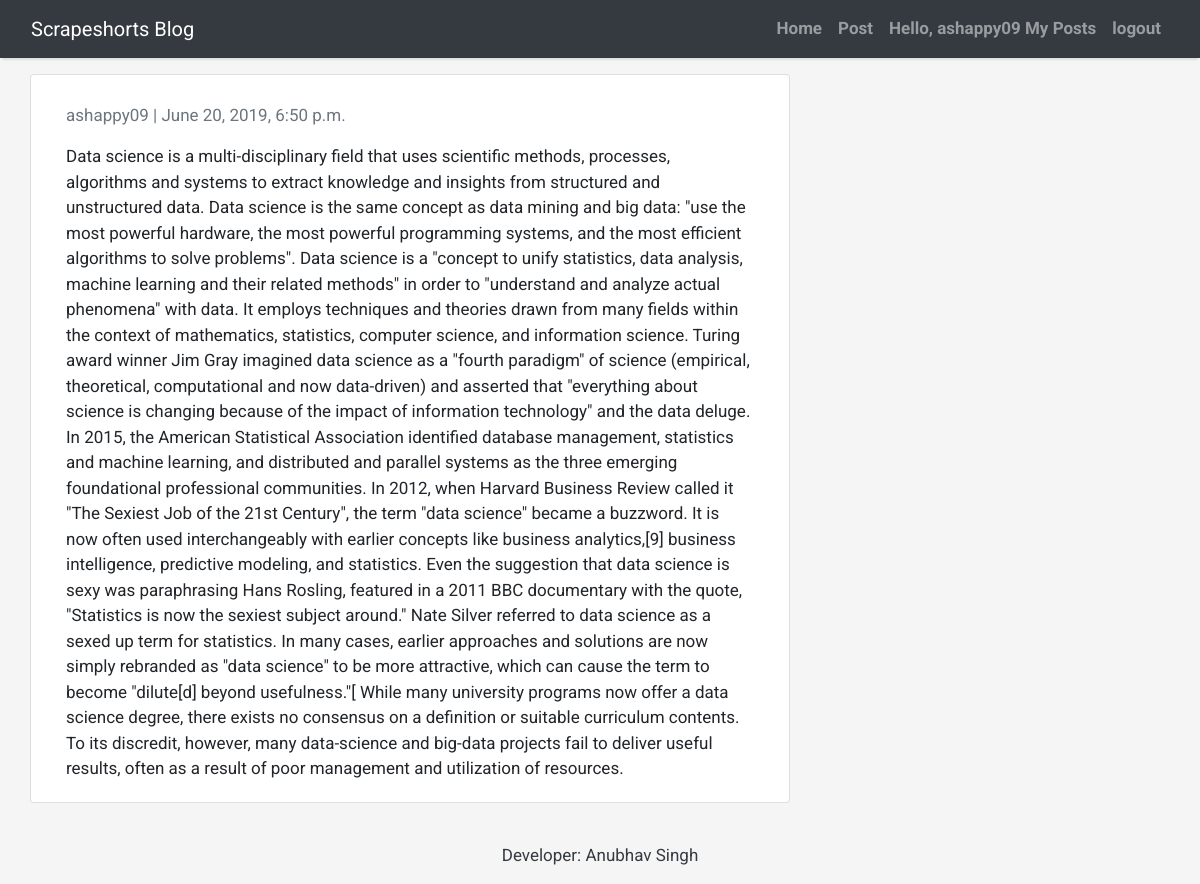
Page /post_detail/8/ (signed in) on the committed database.
### newsapp/models.py (models this page shows, shortened)
class Post(models.Model):
    author = models.ForeignKey(settings.AUTH_USER_MODEL, on_delete=models.CASCADE)
    title = models.CharField(max_length=200)
    text = models.TextField()
    created_date = models.DateTimeField(default=timezone.now)
    published_date = models.DateTimeField(blank=True, null=True)
    objects = models.Manager

### newsapp/views.py (the view)
# urls.py: path('post_detail/<int:pk>/',views.post_detail,name='post_detail'),
def post_detail(request, pk):
    post = get_object_or_404(Post, pk=pk)
    return render(request, 'post_detail.html', {'post': post})

### newsapp/templates/post_detail.html (shortened to what this page needs)
{% extends 'base.html' %} {% block content %}
<div class="container">
  <div class="row">
    <div class="col-md-8 card mb-4  mt-3 left  top">
      <div class="card-body">
        <p class=" text-muted">{{ post.author }} | {{ post.published_date }}</p>
        <p class="card-text ">{{ post.text }}</p>
      </div>
    </div>
  </div>
</div>
{% endblock content %}

### newsapp/templates/base.html (shortened to what this page needs)
<!DOCTYPE html>
<html>
    <head>
        <link rel="stylesheet" href="https://maxcdn.bootstrapcdn.com/bootstrap/4.0.0/css/bootstrap.min.css"
 />
    </head>
    <body>
        <nav class="navbar navbar-expand-lg navbar-dark bg-dark shadow" id="mainNav">
            <div class="container-fluid">
                <a class="navbar-brand" href="{% url 'home' %}">Scrapeshorts Blog</a>
                <div class="collapse navbar-collapse" id="navbarResponsive">
                    <ul class="navbar-nav ml-auto">
                          <li class="nav-item text-black">
                            <a class="nav-link text-black font-weight-bold" href="{% url 'index' %}">Home</a>
                        </li>
                        {% if user.is_authenticated %}
                        <li class="nav-item text-black">
                                <a class="nav-link text-black font-weight-bold" href="{% url 'post_new' %}">Post</a>
                            </li>
                        <li class="nav-item text-black">
                            <a class="nav-link text-black font-weight-bold" href="{% url 'postlist' %}">Hello, {{user.username}} My Posts</a>
                        </li>
                        <li class="nav-item text-black">
                            <a class="nav-link text-black font-weight-bold" href="{% url 'logout' %}">logout</a>
                        </li>
                        {% else %}
                        <li class="nav-item text-black">
                                <a class="nav-link text-black font-weight-bold" href="{% url 'social:begin' 'google-oauth2' %}">Login with Google</a>
                            </li>
                        {% endif %}
                    </ul>
                </div>
            </div>
        </nav>
        {% block content %}{% endblock content %}
        <footer class="py-3 bg-grey">
                <p class="m-0 text-dark text-center dark-skin ">Developer: Anubhav Singh</p>
            </footer>
    </body>
</html>

### newsapp/templates/base.html (style rules this page uses)
body { font-family: "Roboto", sans-serif; font-size: 17px; background-color: #f5f5f5;; }
.shadow { box-shadow: 0 4px 2px -2px rgba(0, 0, 0, 0.1); }

### rows in the picture
Post: author "ashappy09", published_date "June 20, 2019, 6:50 p.m.", text "Data science is a multi-disciplinary field that uses scientific methods, processes, algorithms and systems to extract knowledge and insights from structured and unstructured data. Data science is the same concept as data mining and big data: \"use the most powerful hardware, the most powerful programming systems, and the most efficient algorithms to solve problems\". Data science is a \"concept to unify statistics, data analysis, machine learning and their related methods\" in order to \"understand and analyze actual phenomena\" with data. It employs techniques and theories drawn from many fields within the context of mathematics, statistics, computer science, and information science. Turing…"

### other values in the picture
{{ user.username }} "ashappy09"
